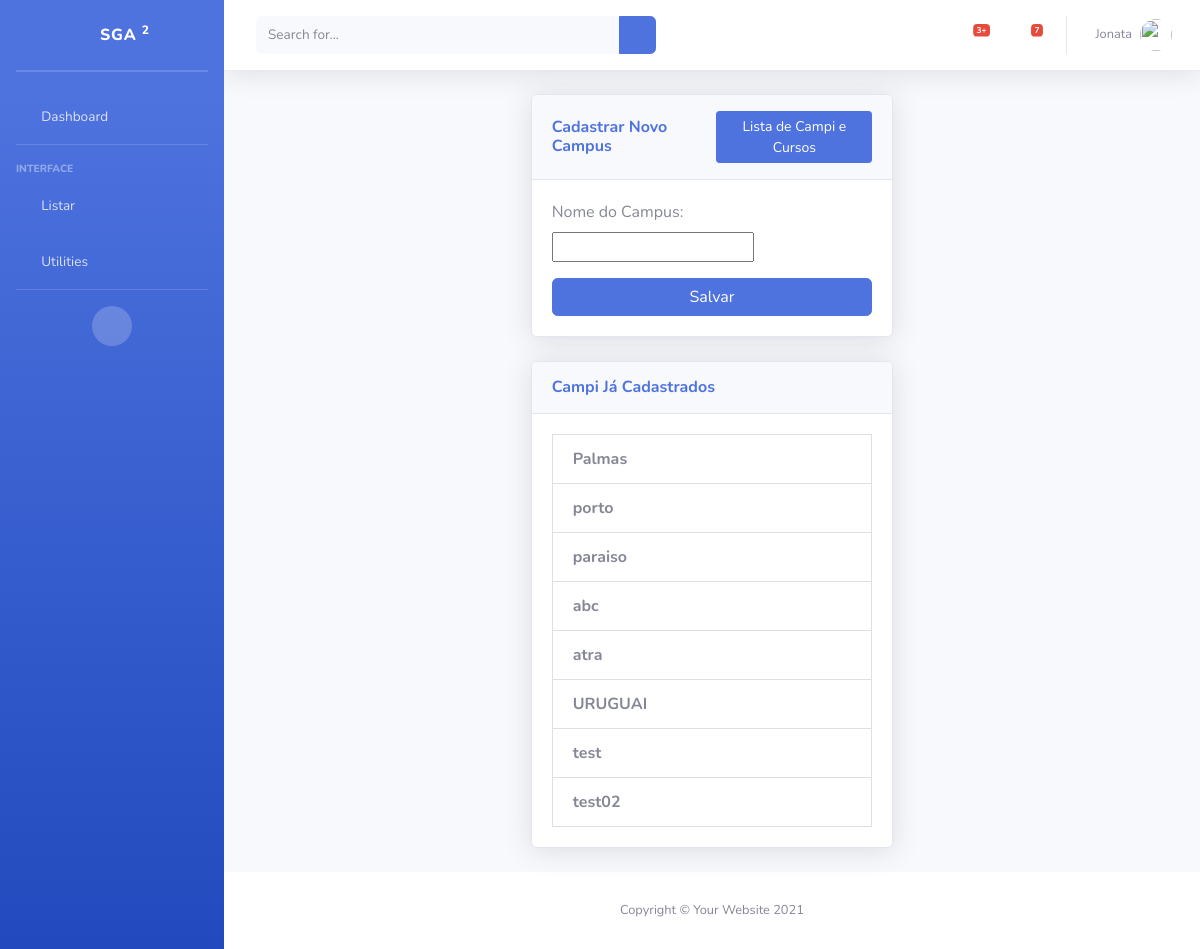
The app's page /add/campus/ with its own data.
### piloto/models/Campus.py (models this page shows, shortened)
class Campus(models.Model):
    nome = models.CharField("Nome do Campus", max_length=100, unique=True)
    class Meta:
        verbose_name = "Campus"
        verbose_name_plural = "Campi"

### piloto/views/CampusCreateView.py (the view)
# urls.py: path('add/campus/', CampusCreateView.as_view(), name='cadastrarCampus'),
class CampusCreateView(CreateView):
    model = Curso
    form_class = CampusForm
    template_name = 'edit_Aluno/NewCampus.html'
    success_url = reverse_lazy('cadastrarCampus')
    def get_context_data(self, **kwargs):
        context = super().get_context_data(**kwargs)
        context['campi'] = Campus.objects.all()  # Passa a lista de campi para o template
        return context

### piloto/forms/CampusForm.py
class CampusForm(forms.ModelForm):
    class Meta:
        model = Campus
        fields = ['nome']

### templates/edit_Aluno/NewCampus.html (shortened to what this page needs)
{% extends 'Base.html' %}
{% load static %}
{% block content %}
<div class="container d-flex align-items-center justify-content-center" style="min-height: 78vh;">
    <div class="col-xl-5 col-lg-8 col-md-12">
        <div class="card shadow mb-4">
            <div class="card-header py-3 d-flex justify-content-between align-items-center">
                <h6 class="m-0 font-weight-bold text-primary">Cadastrar Novo Campus</h6>
                <a href="{% url 'listarCampus' %}" class="btn btn-sm btn-primary">Lista de Campi e Cursos</a>
            </div>
            <div class="card-body">
                <form method="post">
                    {{ form.as_p }}
                    <button type="submit" class="btn btn-primary w-100">Salvar</button>
                </form>
            </div>
        </div>
        <div class="card shadow mb-4 mt-4">
            <div class="card-header py-3">
                <h6 class="m-0 font-weight-bold text-primary">Campi Já Cadastrados</h6>
            </div>
            <div class="card-body" style="max-height: 75vh; overflow-y: auto;>
                {% if campi %}
                    <ul class="list-group">
                        {% for campus in campi %}
                        <li class="list-group-item d-flex justify-content-between align-items-center">
                            <div>
                                <strong>{{ campus.nome }}</strong>
                            </div>
                        </li>
                        {% endfor %}
                {% else %}
                    <p class="text-center">Nenhum campus cadastrado até o momento.</p>
                {% endif %}
            </div>
        </div>
    </div>
</div>
</div>
{% endblock %}

### records on screen
Campus: nome "Palmas"
Campus: nome "porto"
Campus: nome "paraiso"
Campus: nome "abc"
Campus: nome "atra"
Campus: nome "URUGUAI"
Campus: nome "test"
Campus: nome "test02"
